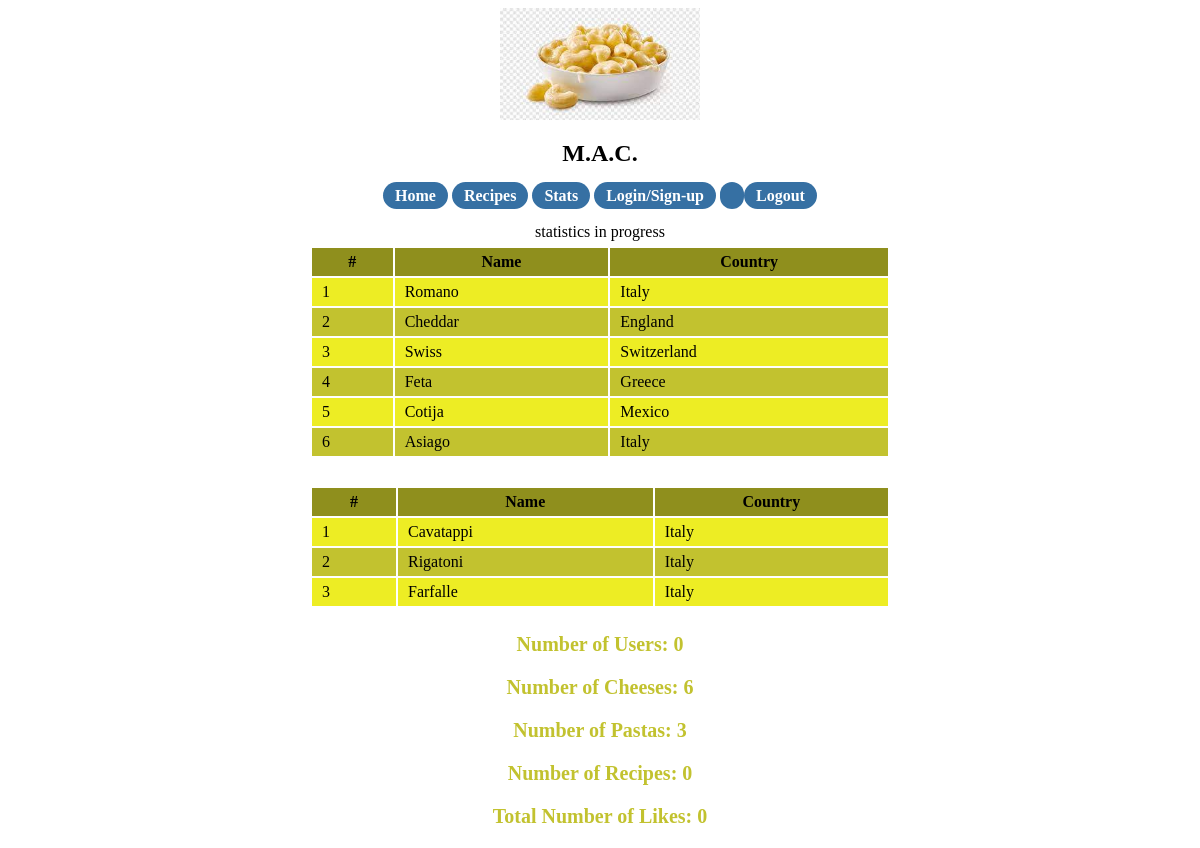
/index.php?content=statistics (signed in), run on the app's committed database.
### tables this page shows
CREATE TABLE `cheese` (
  `che_id` INT NOT NULL AUTO_INCREMENT,
  `che_name` VARCHAR(45) NOT NULL,
  `che_country` VARCHAR(45) NULL,
  PRIMARY KEY (`che_id`),
  UNIQUE INDEX `che_id_UNIQUE` (`che_id` ASC) VISIBLE);

CREATE TABLE `pasta` (
  `pas_id` INT NOT NULL AUTO_INCREMENT,
  `pas_name` VARCHAR(45) NOT NULL,
  `pas_country` VARCHAR(45) NULL,
  PRIMARY KEY (`pas_id`),
  UNIQUE INDEX `pas_id_UNIQUE` (`pas_id` ASC) VISIBLE);

### web/statistics.php (the view, shortened to what this page needs)
<html lang="en">
<head>
</head>
<body>
    statistics in progress
<br />
<table class="center-container">
    <thead>
        <tr>
            <th>#</th>
            <th>Name</th>
            <th>Country</th>
        </tr>
    </thead>
    <tbody>
    <?php
        $dbh = get_database_connection();
        $sql = <<<SQL
        SELECT *
        FROM cheese
        SQL;
        $result = mysqli_query($dbh, $sql);
        while ($row = $result->fetch_assoc())
        {
            if($row['che_id'] % 2 == 0){
                $tabCol = 'even-table-rows';
            }else{
                $tabCol = 'odd-table-rows';
            }
            echo "<tr class =" . $tabCol .  ">";
            echo "<td>" . $row['che_id'] . "</td>";
            echo "<td>" . $row['che_name'] . "</td>";
            echo "<td>" . $row['che_country'] . "</td>";
            echo "</tr>";
        }
    ?>
    </tbody>
</table>
<br />
<table class="center-container">
    <thead>
        <tr>
            <th>#</th>
            <th>Name</th>
            <th>Country</th>
        </tr>
    </thead>
    <tbody>
    <?php
        $dbh = get_database_connection();
        $sql = <<<SQL
        SELECT *
        FROM pasta
        SQL;
        $result = mysqli_query($dbh, $sql);
        while ($row = $result->fetch_assoc())
        {
            if($row['pas_id'] % 2 == 0){
                $tabCol = 'even-table-rows';
            }else{
                $tabCol = 'odd-table-rows';
            }
            echo "<tr class =" . $tabCol .  ">";
            echo "<td>" . $row['pas_id'] . "</td>";
            echo "<td>" . $row['pas_name'] . "</td>";
            echo "<td>" . $row['pas_country'] . "</td>";
            echo "</tr>";
        }
    ?>
    </tbody>
</table>
<?php
$Usql = <<<SQL
    SELECT user_id
    FROM users
SQL;
$Csql = <<<SQL
    SELECT che_id
    FROM cheese
SQL;
$Psql = <<<SQL
    SELECT pas_id
    FROM pasta
SQL;
$Rsql = <<<SQL
    SELECT rec_id
    FROM recipes
SQL;
$Lsql = <<<SQL
    SELECT ruj_id
    FROM recipe_user_join
SQL;
$Ucount = mysqli_num_rows(mysqli_query($dbh, $Usql));
$Ccount = mysqli_num_rows(mysqli_query($dbh, $Csql));
$Pcount = mysqli_num_rows(mysqli_query($dbh, $Psql));
$Rcount = mysqli_num_rows(mysqli_query($dbh, $Rsql));
$Lcount = mysqli_num_rows(mysqli_query($dbh, $Lsql));
echo "<h3>Number of Users: " . $Ucount . "</h3>";
echo "<h3>Number of Cheeses: " . $Ccount . "</h3>";
echo "<h3>Number of Pastas: " . $Pcount . "</h3>";
echo "<h3>Number of Recipes: " . $Rcount . "</h3>";
echo "<h3>Total Number of Likes: " . $Lcount . "</h3>";
?>
</body>
</html>

### web/css/customStyles.css (style rules this page uses)
:root { --hawk1:#324480; --hawk2:#3670a3; --hawk3:#192352; --lightyellow:#eded24; --midyellow:#c2c22f; --darkyellow:#8f8f1d; --warnred:#580707; }
h3 { font-size:20px; color:var(--midyellow); }
th { background-color:var(--darkyellow); }
.odd-table-rows { background-color:var(--lightyellow); }
.even-table-rows { background-color:var(--midyellow); }
.center-container { margin-left:auto; margin-right:auto; width:600px; }
table, td, th, tr { padding: 5px 10px 5px 10px; border-width:0px; }

### data on the page
cheese: che_id "1", che_name "Romano", che_country "Italy"
cheese: che_id "2", che_name "Cheddar", che_country "England"
cheese: che_id "3", che_name "Swiss", che_country "Switzerland"
cheese: che_id "4", che_name "Feta", che_country "Greece"
cheese: che_id "5", che_name "Cotija", che_country "Mexico"
cheese: che_id "6", che_name "Asiago", che_country "Italy"
pasta: pas_id "1", pas_name "Cavatappi", pas_country "Italy"
pasta: pas_id "2", pas_name "Rigatoni", pas_country "Italy"
pasta: pas_id "3", pas_name "Farfalle", pas_country "Italy"

### other printed values
$Ucount "0"
$Ccount "6"
$Pcount "3"
$Rcount "0"
$Lcount "0"
